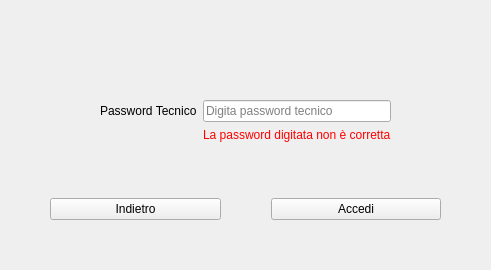
      <widget class="QWidget" name="login_tecnico_password_page">
       <layout class="QVBoxLayout" name="verticalLayout_4">
        <property name="leftMargin">
         <number>50</number>
        </property>
        <property name="topMargin">
         <number>50</number>
        </property>
        <property name="rightMargin">
         <number>50</number>
        </property>
        <property name="bottomMargin">
         <number>50</number>
        </property>
        <item>
         <layout class="QFormLayout" name="formLayout">
          <property name="leftMargin">
           <number>50</number>
          </property>
          <property name="topMargin">
           <number>50</number>
          </property>
          <property name="rightMargin">
           <number>50</number>
          </property>
          <property name="bottomMargin">
           <number>50</number>
          </property>
          <item row="0" column="0">
           <widget class="QLabel" name="label_password_tecnico">
            <property name="text">
             <string>Password Tecnico</string>
            </property>
           </widget>
          </item>
          <item row="0" column="1">
           <widget class="QLineEdit" name="lineEdit_password_tecnico">
            <property name="placeholderText">
             <string>Digita password tecnico</string>
            </property>
           </widget>
          </item>
          <item row="1" column="1">
           <widget class="QLabel" name="label_password_errata">
            <property name="styleSheet">
             <string notr="true">color:red;</string>
            </property>
            <property name="text">
             <string>La password digitata non è corretta</string>
            </property>
           </widget>
          </item>
         </layout>
        </item>
        <item>
         <layout class="QHBoxLayout" name="horizontalLayout_2">
          <property name="spacing">
           <number>50</number>
          </property>
          <item>
           <widget class="QPushButton" name="pushButton_back_to_login_urna">
            <property name="text">
             <string>Indietro</string>
            </property>
           </widget>
          </item>
          <item>
           <widget class="QPushButton" name="pushButton_accedi">
            <property name="text">
             <string>Accedi</string>
            </property>
           </widget>
          </item>
         </layout>
        </item>
       </layout>
      </widget>
